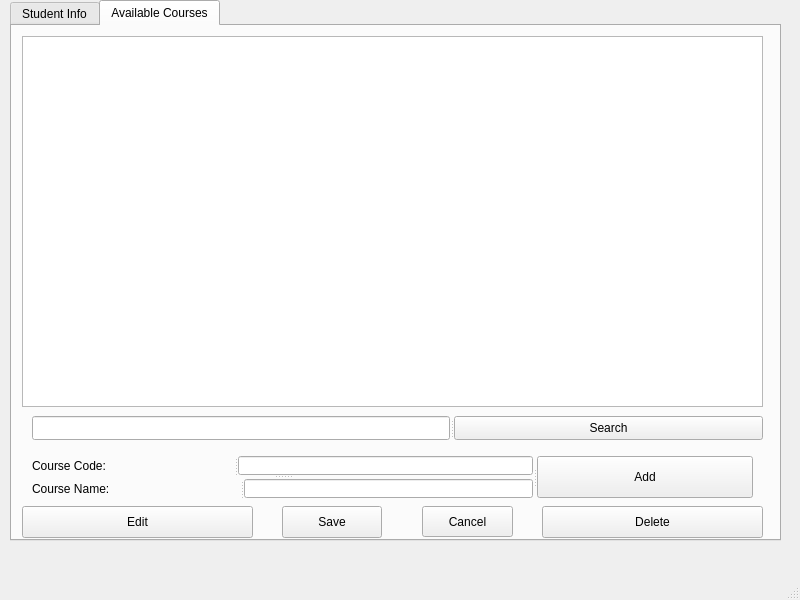
<?xml version="1.0" encoding="UTF-8"?>
<ui version="4.0">
 <class>MainWindow</class>
 <widget class="QMainWindow" name="MainWindow">
  <property name="geometry">
   <rect>
    <x>0</x>
    <y>0</y>
    <width>800</width>
    <height>600</height>
   </rect>
  </property>
  <property name="windowTitle">
   <string>MainWindow</string>
  </property>
  <widget class="QWidget" name="centralwidget">
   <widget class="QTabWidget" name="tabWidget">
    <property name="geometry">
     <rect>
      <x>10</x>
      <y>0</y>
      <width>771</width>
      <height>541</height>
     </rect>
    </property>
    <property name="currentIndex">
     <number>1</number>
    </property>
    <widget class="QWidget" name="tab_2">
     <attribute name="title">
      <string>Student Info</string>
     </attribute>
     <widget class="QPushButton" name="addButton1">
      <property name="geometry">
       <rect>
        <x>30</x>
        <y>290</y>
        <width>211</width>
        <height>32</height>
       </rect>
      </property>
      <property name="text">
       <string>Add</string>
      </property>
     </widget>
     <widget class="QPushButton" name="deleteButton1">
      <property name="geometry">
       <rect>
        <x>30</x>
        <y>340</y>
        <width>211</width>
        <height>32</height>
       </rect>
      </property>
      <property name="text">
       <string>Delete</string>
      </property>
     </widget>
     <widget class="QPushButton" name="editButton1">
      <property name="geometry">
       <rect>
        <x>30</x>
        <y>390</y>
        <width>211</width>
        <height>32</height>
       </rect>
      </property>
      <property name="text">
       <string>Edit</string>
      </property>
     </widget>
     <widget class="QSplitter" name="splitter">
      <property name="geometry">
       <rect>
        <x>280</x>
        <y>0</y>
        <width>471</width>
        <height>24</height>
       </rect>
      </property>
      <property name="orientation">
       <enum>Qt::Horizontal</enum>
      </property>
      <widget class="QLineEdit" name="lineSearch"/>
      <widget class="QPushButton" name="searchButton1">
       <property name="text">
        <string>Search ID#</string>
       </property>
      </widget>
     </widget>
     <widget class="QSplitter" name="splitter_9">
      <property name="geometry">
       <rect>
        <x>10</x>
        <y>60</y>
        <width>251</width>
        <height>76</height>
       </rect>
      </property>
      <property name="orientation">
       <enum>Qt::Vertical</enum>
      </property>
      <widget class="QSplitter" name="splitter_2">
       <property name="orientation">
        <enum>Qt::Horizontal</enum>
       </property>
       <widget class="QLabel" name="label">
        <property name="text">
         <string>Last Name:</string>
        </property>
       </widget>
       <widget class="QLineEdit" name="lastName"/>
      </widget>
      <widget class="QSplitter" name="splitter_3">
       <property name="orientation">
        <enum>Qt::Horizontal</enum>
       </property>
       <widget class="QLabel" name="label_2">
        <property name="text">
         <string>First Name:</string>
        </property>
       </widget>
       <widget class="QLineEdit" name="firstName"/>
      </widget>
      <widget class="QSplitter" name="splitter_4">
       <property name="orientation">
        <enum>Qt::Horizontal</enum>
       </property>
       <widget class="QLabel" name="label_3">
        <property name="text">
         <string>Middle Name:</string>
        </property>
       </widget>
       <widget class="QLineEdit" name="middleName"/>
      </widget>
     </widget>
     <widget class="QSplitter" name="splitter_10">
      <property name="geometry">
       <rect>
        <x>10</x>
        <y>220</y>
        <width>251</width>
        <height>49</height>
       </rect>
      </property>
      <property name="orientation">
       <enum>Qt::Vertical</enum>
      </property>
      <widget class="QSplitter" name="splitter_7">
       <property name="orientation">
        <enum>Qt::Horizontal</enum>
       </property>
       <widget class="QLabel" name="label_6">
        <property name="text">
         <string>ID Number:</string>
        </property>
       </widget>
       <widget class="QLineEdit" name="ID">
        <property name="placeholderText">
         <string>e.g. 2022-0001</string>
        </property>
       </widget>
      </widget>
      <widget class="QSplitter" name="splitter_8">
       <property name="orientation">
        <enum>Qt::Horizontal</enum>
       </property>
       <widget class="QLabel" name="label_7">
        <property name="text">
         <string>Course:</string>
        </property>
       </widget>
       <widget class="QLineEdit" name="course">
        <property name="placeholderText">
         <string>e.g. BSCS</string>
        </property>
       </widget>
      </widget>
     </widget>
     <widget class="QSplitter" name="splitter_11">
      <property name="geometry">
       <rect>
        <x>10</x>
        <y>150</y>
        <width>251</width>
        <height>49</height>
       </rect>
      </property>
      <property name="orientation">
       <enum>Qt::Vertical</enum>
      </property>
      <widget class="QSplitter" name="splitter_5">
       <property name="orientation">
        <enum>Qt::Horizontal</enum>
       </property>
       <widget class="QLabel" name="label_4">
        <property name="text">
         <string>Gender:</string>
        </property>
       </widget>
       <widget class="QComboBox" name="gender">
        <item>
         <property name="text">
          <string>Male</string>
         </property>
        </item>
        <item>
         <property name="text">
          <string>Female</string>
         </property>
        </item>
       </widget>
      </widget>
      <widget class="QSplitter" name="splitter_6">
       <property name="orientation">
        <enum>Qt::Horizontal</enum>
       </property>
       <widget class="QLabel" name="label_5">
        <property name="text">
         <string>Year Level:</string>
        </property>
       </widget>
       <widget class="QComboBox" name="yrLvl">
        <item>
         <property name="text">
          <string>1st Year</string>
         </property>
        </item>
        <item>
         <property name="text">
          <string>2nd Year</string>
         </property>
        </item>
        <item>
         <property name="text">
          <string>3rd Year</string>
         </property>
        </item>
        <item>
         <property name="text">
          <string>4th Year</string>
         </property>
        </item>
       </widget>
      </widget>
     </widget>
     <widget class="QTableWidget" name="studentT">
      <property name="geometry">
       <rect>
        <x>270</x>
        <y>40</y>
        <width>481</width>
        <height>461</height>
       </rect>
      </property>
     </widget>
     <widget class="QPushButton" name="saveButton">
      <property name="geometry">
       <rect>
        <x>30</x>
        <y>440</y>
        <width>91</width>
        <height>32</height>
       </rect>
      </property>
      <property name="text">
       <string>Save</string>
      </property>
     </widget>
     <widget class="QPushButton" name="cancelButton1">
      <property name="geometry">
       <rect>
        <x>150</x>
        <y>440</y>
        <width>91</width>
        <height>31</height>
       </rect>
      </property>
      <property name="text">
       <string>Cancel</string>
      </property>
     </widget>
    </widget>
    <widget class="QWidget" name="tab_3">
     <attribute name="title">
      <string>Available Courses</string>
     </attribute>
     <widget class="QSplitter" name="splitter_18">
      <property name="geometry">
       <rect>
        <x>20</x>
        <y>390</y>
        <width>731</width>
        <height>24</height>
       </rect>
      </property>
      <property name="orientation">
       <enum>Qt::Horizontal</enum>
      </property>
      <widget class="QLineEdit" name="lineSearch2"/>
      <widget class="QPushButton" name="searchButton2">
       <property name="text">
        <string>Search</string>
       </property>
      </widget>
     </widget>
     <widget class="QSplitter" name="splitter_17">
      <property name="geometry">
       <rect>
        <x>20</x>
        <y>430</y>
        <width>721</width>
        <height>42</height>
       </rect>
      </property>
      <property name="orientation">
       <enum>Qt::Horizontal</enum>
      </property>
      <widget class="QSplitter" name="splitter_14">
       <property name="orientation">
        <enum>Qt::Vertical</enum>
       </property>
       <widget class="QSplitter" name="splitter_12">
        <property name="orientation">
         <enum>Qt::Horizontal</enum>
        </property>
        <widget class="QLabel" name="label_8">
         <property name="text">
          <string>Course Code:</string>
         </property>
        </widget>
        <widget class="QLineEdit" name="cC"/>
       </widget>
       <widget class="QSplitter" name="splitter_13">
        <property name="orientation">
         <enum>Qt::Horizontal</enum>
        </property>
        <widget class="QLabel" name="label_9">
         <property name="text">
          <string>Course Name:</string>
         </property>
        </widget>
        <widget class="QLineEdit" name="cN"/>
       </widget>
      </widget>
      <widget class="QPushButton" name="addButton2">
       <property name="text">
        <string>Add</string>
       </property>
      </widget>
     </widget>
     <widget class="QPushButton" name="saveButton2">
      <property name="geometry">
       <rect>
        <x>270</x>
        <y>480</y>
        <width>100</width>
        <height>32</height>
       </rect>
      </property>
      <property name="text">
       <string>Save</string>
      </property>
     </widget>
     <widget class="QTableWidget" name="courseT">
      <property name="geometry">
       <rect>
        <x>10</x>
        <y>10</y>
        <width>741</width>
        <height>371</height>
       </rect>
      </property>
     </widget>
     <widget class="QPushButton" name="deleteButton2">
      <property name="geometry">
       <rect>
        <x>530</x>
        <y>480</y>
        <width>221</width>
        <height>32</height>
       </rect>
      </property>
      <property name="text">
       <string>Delete</string>
      </property>
     </widget>
     <widget class="QPushButton" name="editButton2">
      <property name="geometry">
       <rect>
        <x>10</x>
        <y>480</y>
        <width>231</width>
        <height>32</height>
       </rect>
      </property>
      <property name="text">
       <string>Edit</string>
      </property>
     </widget>
     <widget class="QPushButton" name="cancelButton2">
      <property name="geometry">
       <rect>
        <x>410</x>
        <y>480</y>
        <width>91</width>
        <height>31</height>
       </rect>
      </property>
      <property name="text">
       <string>Cancel</string>
      </property>
     </widget>
    </widget>
   </widget>
  </widget>
  <widget class="QMenuBar" name="menubar">
   <property name="geometry">
    <rect>
     <x>0</x>
     <y>0</y>
     <width>800</width>
     <height>24</height>
    </rect>
   </property>
  </widget>
  <widget class="QStatusBar" name="statusbar"/>
 </widget>
 <resources/>
 <connections/>
</ui>
